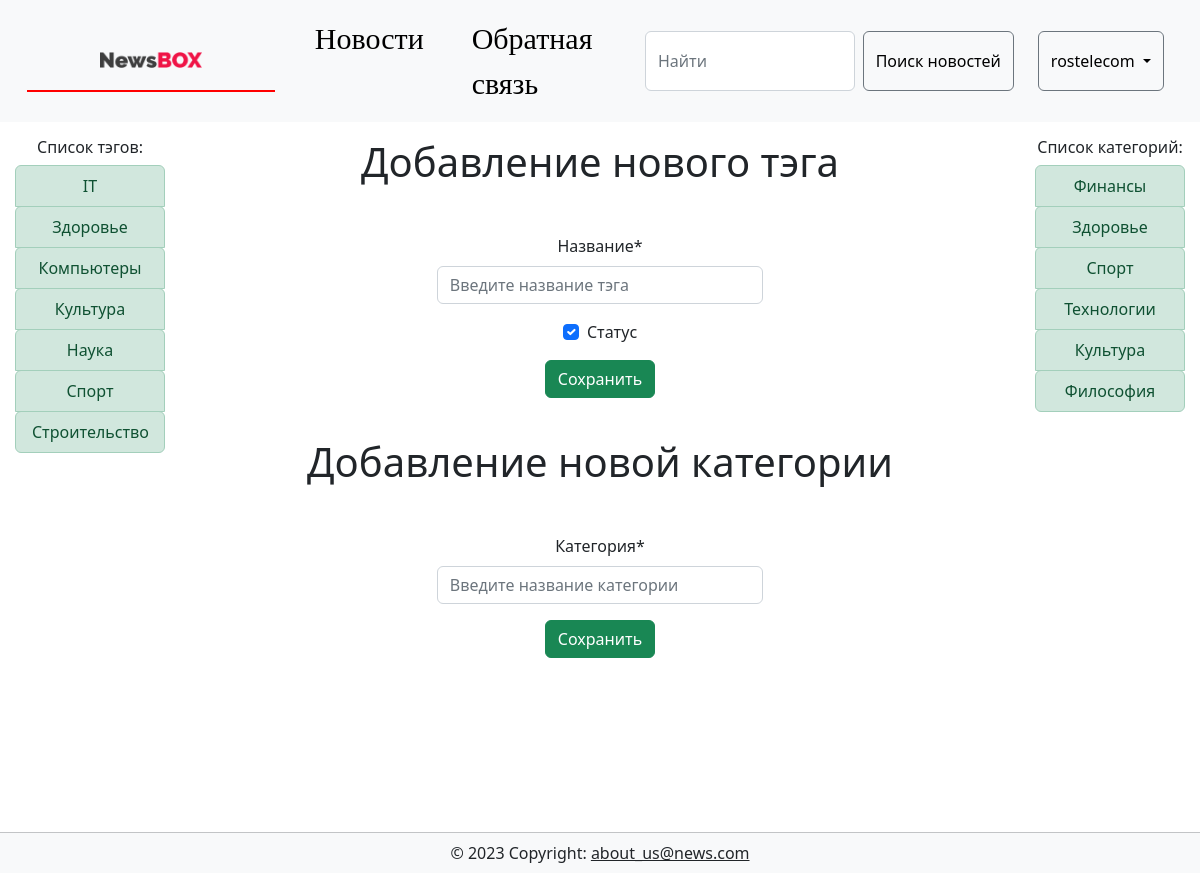
The app's page /add_tag_category/ (signed in) with its own data.
### news/models.py (models this page shows, shortened)
class Tag(models.Model):
    title = models.CharField(max_length=15, verbose_name='Название')
    status = models.BooleanField(default=True, verbose_name='Статус')
    def __str__(self):
        return self.title
    class Meta:
        ordering = ['title', 'status']
        verbose_name = "Тэг"
        verbose_name_plural = "Тэги"

class Category(models.Model):
    name = models.CharField('Категория', max_length=200,
                            unique=True,
                            )
    def __str__(self):
        return self.name
    class Meta:
        verbose_name = "Категория"
        verbose_name_plural = "Категории"

### users/utils.py (the view)
         def wrapper(request, *args, **kwargs):
             user = request.user
             if user.groups.filter(name__in=groups) or user.is_staff:
                 return function(request, *args, **kwargs)
             messages.warning(request, "Нет доступа")
             return HttpResponseRedirect(request.POST.get('next', '/')) #пересылаем пользователя туда, откуда он пришёл

### news/forms.py
class TagForm(forms.ModelForm):
    class Meta:
        model = Tag
        fields = ["title", "status"]
        widgets = {
            'title': forms.TextInput(attrs={"class": "form-control", 'placeholder': 'Введите название тэга'}, ),
            'status': forms.CheckboxInput(),
                }

class CategoryForm(forms.ModelForm):
    class Meta:
        model = Category
        fields = ["name"]
        widgets = {'name': forms.TextInput(attrs={"class": "form-control", 'placeholder': 'Введите название категории'},), }

### users/templatetags/users_extras.py (called while the page is built)
@register.filter(name="has_group")
def has_group(user, group_name):
    return user.groups.filter(name=group_name).exists()

### users/utils.py (called while the page is built)
def check_group(*groups):
     def decorator(function):
         def wrapper(request, *args, **kwargs):
             user = request.user
             if user.groups.filter(name__in=groups) or user.is_staff:
                 return function(request, *args, **kwargs)
             messages.warning(request, "Нет доступа")
             return HttpResponseRedirect(request.POST.get('next', '/')) #пересылаем пользователя туда, откуда он пришёл
         return wrapper
     return decorator

### news/templates/news/add_category.html (shortened to what this page needs)
{% extends  'news/base_generic.html' %}
{% load bootstrap5 %}
{% load bootstrap_icons %}
{% load static %}
{% load crispy_forms_tags %}
{% block content %}
<div class="flex-container mt-3" style="width: 100%; height: 100%;  display: flex; flex-flow: row nowrap;">
    <div class="tags" style=" width: 15%; height: 100%;">
        <div class="col text-center">
            <h6>Список тэгов:</h6>
            {% for tag_name in tags %}
            <ul class="list-group">
                    <li class="list-group-item list-group-item-success">
                        {{ tag_name }}</li>
                {% endfor %}
            </ul>
        </div>
    </div>
    <div class="first" style=" width: 70%;">
    <div class="container-fluid">
         <div class="text-center">
             <h1>Добавление нового тэга</h1>
             <form method="post" class="contact_form" enctype="multipart/form-data">
                {{ tag_form|crispy }}
                 <input type="submit" class="btn btn-success" value="Сохранить">
            </form>
         </div>
    </div>
    <div class="container-fluid">
         <div class="text-center">
             <h1>Добавление новой категории</h1>
             <form method="post" class="contact_form" enctype="multipart/form-data">
                {{ category_form|crispy }}
                <input type="submit" class="btn btn-success" value="Сохранить">
            </form>
         </div>
    </div>
    </div>
    <div class="categories" style=" width: 15%; height: 85vh;">
        <div class="col text-center">
            <h6>Список категорий:</h6>
            {% for cat_name in category %}
             <ul class="list-group">
                <li class="list-group-item list-group-item-success">{{ cat_name }}</li>
            {% endfor %}
            </ul>
        </div>
    </div>
</div>
{% endblock %}

### news/templates/news/header.html (shortened to what this page needs)
<!doctype html>
<html lang="en">
{% load bootstrap5 %}
{% bootstrap_css %}
{% load bootstrap_icons %}
{% load static %}
{% load users_extras %}
<head>
    <link rel="stylesheet" href="https://maxcdn.bootstrapcdn.com/bootstrap/4.0.0/css/bootstrap.min.css" />
    <link href="https://cdn.jsdelivr.net/npm/bootstrap@5.2.3/dist/css/bootstrap.min.css" rel="stylesheet" />
    <link rel="stylesheet" href="//code.jquery.com/ui/1.13.2/themes/base/jquery-ui.css">
</head>
  <body>
    <nav class="navbar navbar-expand-lg navbar-light bg-light">
        <div class="container-fluid">
            <a class="navbar-brand" href="{% url 'news_app:index' %}"> <img src="{% static 'news/img/logo.png' %}" /> </a>
            <div class="collapse navbar-collapse" id="navbarCollapse">
                <ul class="navbar-nav me-auto mb-2 mb-md-0">
                    <li class="nav-item px-3">
                        <a class="nav-link active" aria-current="page" href="{% url 'news_app:news_list' %}">Новости</a>
                    </li>
                    <li class="nav-item px-3">
                        <a class="nav-link active" href="{% url 'users_app:contact_page' %}">Обратная связь</a>
                    </li>
                </ul>
                <form class="d-flex" style="height: 60px;" role="search" action="{% url 'news_app:search_news' %}">
                    <input class="form-control me-2" type="search" id="search_input" placeholder="Найти" aria-label="Search" name="search" />
                    <button class="btn btn-outline-secondary text-black" type="submit">Поиск новостей</button>
                </form>
                {% if user.is_authenticated %}
                <div class="dropdown px-4">
                    <button class="btn btn-outline-secondary dropdown-toggle text-black" type="button" style="height: 60px;" id="dropdownMenuButton1" data-bs-toggle="dropdown" aria-haspopup="true" aria-expanded="false">
                        {{request.user.username}}
                    </button>
                </div>
                {% endif %}
            </div>
        </div>
    </nav>
</body>
</html>

### news/static/news/css/styles.css (style rules this page uses)
body { background-color: #ffffff14; position: relative; margin: 0; padding-bottom: 55px; box-sizing: border-box; }
.contact_form { float: left; margin: 40px 30%; width: 40%; }
.navbar .active { color: black !important; font-family:Georgia !important; font-size: 30px !important; }
.navbar .navbar-brand { border-bottom:2px solid #f00; margin-left : 15px; padding: 21.5px; }
img { display: block; margin-left: auto; margin-right: auto; width: 50%; }

### records on screen
Tag: title "IT"
Tag: title "Здоровье"
Tag: title "Компьютеры"
Tag: title "Культура"
Tag: title "Наука"
Tag: title "Спорт"
Tag: title "Строительство"
Category: name "Финансы"
Category: name "Здоровье"
Category: name "Спорт"
Category: name "Технологии"
Category: name "Культура"
Category: name "Философия"

### other values on screen
{{ request.user.username }} "rostelecom"
